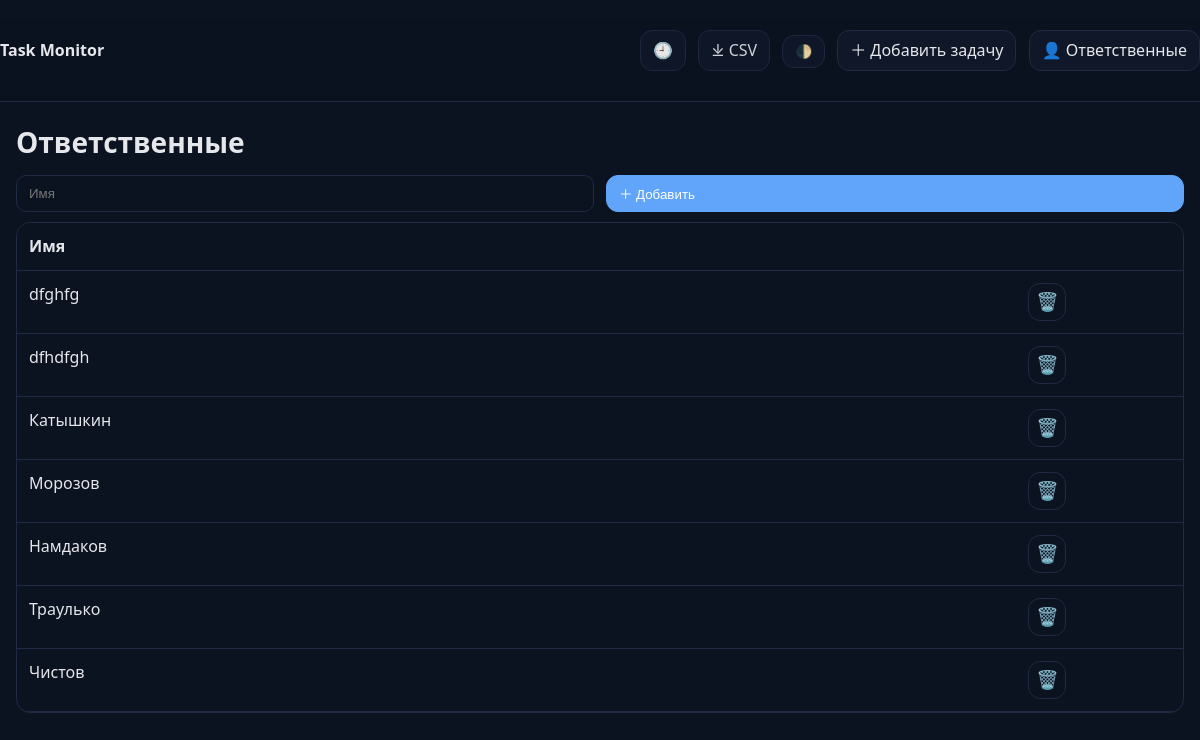
Screenshot of /people with the database file from the repository.
### backend/models.py (models this page shows)
class Person(Base):
    __tablename__="people"
    id = Column(Integer, primary_key=True, autoincrement=True)
    name = Column(String(200), nullable=False, unique=True)
    assignments = relationship("Assignment", back_populates="person", cascade="all, delete-orphan")

### backend/main.py (the view)
@app.get("/people", response_class=HTMLResponse)
def people_list(request: Request):
    db = get_db(); people = db.query(models.Person).order_by(models.Person.name).all()
    return render("people.html", request=request, people=people)

### backend/templates/people.html
{% extends "base.html" %}
{% block content %}
<h1 class="h1">Ответственные</h1>
<form method="post" action="/people/create" class="row" style="margin-bottom:10px">
  <input class="input" type="text" name="name" placeholder="Имя" required>
  <button class="btn primary">＋ Добавить</button>
</form>
<div class="table-wrap">
<table class="table people-table">
  <colgroup>
    <col style="width:30ch">
    <col style="width:5ch">
  </colgroup>
  <thead><tr><th>Имя</th><th></th></tr></thead>
  <tbody>
    {% for p in people %}
    <tr>
      <td class="ellipsis">{{ p.name }}</td>
      <td>
        <form method="post" action="/people/{{ p.id }}/delete" class="inline" onsubmit="return confirm('Удалить ответственного?')">
          <button class="icon-btn" title="Удалить">🗑️</button>
        </form>
      </td>
    </tr>
    {% endfor %}
  </tbody>
</table>
</div>
{% endblock %}

### backend/static/style.css (style rules this page uses)
:root { --bg:#0b1220; --card:#0f1729; --border:#1f2a44; --text:#e5e7eb; --muted:#94a3b8; --accent:#60a5fa; --tip-bg: rgba(25,40,60,0.98); --tip-text:#e5e7eb; --tip-border:#1f2a44; }
* { box-sizing:border-box }
body { margin:0;background:var(--bg);color:var(--text);font:16px/1.45 ui-sans-serif,system-ui,-apple-system }
.h1 { font-size:28px;margin:16px 0 12px }
.input { background:color-mix(in srgb, var(--bg) 85%, #0000);color:var(--text);border:1px solid var(--border);border-radius:10px;padding:10px 12px;outline:none;min-width:0 }
.btn { display:inline-flex;align-items:center;gap:6px;border:1px solid var(--border);background:var(--card);color:var(--text);text-decoration:none;border-radius:12px;padding:8px 12px;cursor:pointer;transition:.15s;box-shadow:0 0 0 0 rgba(0,0,0,0) }
.btn.primary { background:var(--accent);border-color:var(--accent);color:#fff }
.table-wrap { border:1px solid var(--border);border-radius:14px;overflow:hidden }
.table { width:100%;border-collapse:collapse;table-layout:fixed }
.table th,.table td { border-bottom:1px solid var(--border);padding:12px;vertical-align:top;overflow:visible }
.table th { background:color-mix(in srgb, var(--bg) 85%, #0000);font-weight:700;text-align:left }
.row { display:grid;grid-template-columns:1fr 1fr;gap:12px }
.inline { display:inline }
.icon-btn { display:inline-flex;align-items:center;justify-content:center;width:38px;height:38px;border:1px solid var(--border);background:color-mix(in srgb, var(--bg) 85%, #0000);border-radius:12px;color:var(--text);text-decoration:none;font-size:18px;line-height:1; }
.ellipsis { white-space:nowrap; overflow:hidden; text-overflow:ellipsis }

### rows the page displays
Person: name "dfghfg"
Person: name "dfhdfgh"
Person: name "Катышкин"
Person: name "Морозов"
Person: name "Намдаков"
Person: name "Траулько"
Person: name "Чистов"
